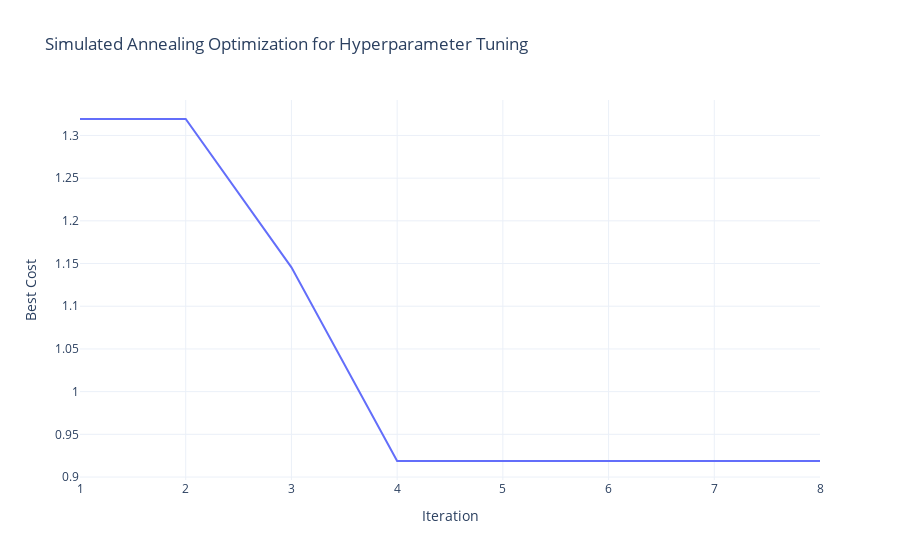

The notebook cell saved with this chart:
### Code cell
# plot the MAEs gotten from the SA
fig = go.Figure()
fig.add_trace(go.Scatter(x=np.arange(1, len(cost_history) + 1), y=cost_history, mode="lines"))
fig.update_layout(
    title="Simulated Annealing Optimization for Hyperparameter Tuning",
    xaxis_title="Iteration",
    yaxis_title="Best Cost",
    template="plotly_white",
)
fig.show()

### Figure 1 — Plotly figure (JSON) as saved in the notebook; plotly's stock layout.template omitted (floating-point values rounded to 4 significant figures)
{"data": [{"mode": "lines", "type": "scatter", "x": [1, 2, 3, 4, 5, 6, 7, 8], "y": [1.319, 1.319, 1.145, 0.9188, 0.9188, 0.9188, 0.9188, 0.9188]}], "layout": {"title": {"text": "Simulated Annealing Optimization for Hyperparameter Tuning"}, "xaxis": {"title": {"text": "Iteration"}}, "yaxis": {"title": {"text": "Best Cost"}}}}
